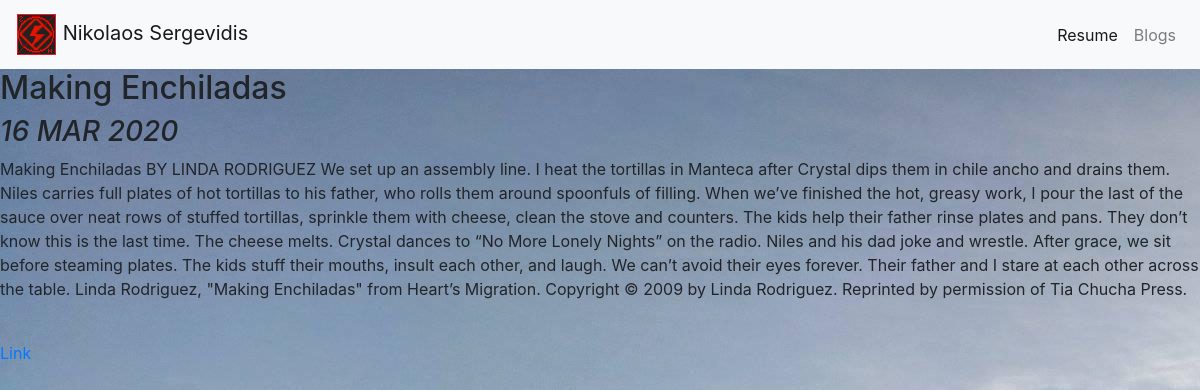
Page /blog/3/ on the committed database.
### blog/models.py (models this page shows, shortened)
class Blog(models.Model):
    title = models.CharField(max_length=100)
    date = models.DateField()
    description = models.TextField()
    URL = models.URLField(blank=True)

### blog/views.py (the view)
# urls.py: path('<int:blog_id>/', views.detail, name='detail')
def detail(request, blog_id):
    blog = get_object_or_404(Blog,pk=blog_id)
    return render(request,'blog/detail.html',{'blog':blog})

### blog/templates/blog/detail.html (shortened to what this page needs)
{% extends 'portofolio/base.html' %}
{% block content %}
    <h2>{{ blog.title }}</h2>
    <h3> <i> {{ blog.date|date:'d M Y'|upper }} </i> </h3>
    <p> {{ blog.description|safe }}</p>
  <br>
  <a href="{{ Blog.URL }}">Link</a>
{% endblock %}

### portofolio/static/portofolio/style.css (style rules this page uses)
body { background: lightblue url("images/background.jpg") no-repeat; }

### rows in the picture
Blog: title "Making Enchiladas", date "16 MAR 2020", description "Making Enchiladas BY LINDA RODRIGUEZ We set up an assembly line. I heat the tortillas in Manteca after Crystal dips them in chile ancho and drains them. Niles carries full plates of hot tortillas to his father, who rolls them around spoonfuls of filling. When we’ve finished the hot, greasy work, I pour the last of the sauce over neat rows of stuffed tortillas, sprinkle them with cheese, clean the stove and counters. The kids help their father rinse plates and pans. They don’t know this is the last time. The cheese melts. Crystal dances to “No More Lonely Nights” on the radio. Niles and his dad joke and wrestle. After grace, we sit before steaming plates. The kids stuff their mouths, insult…"
